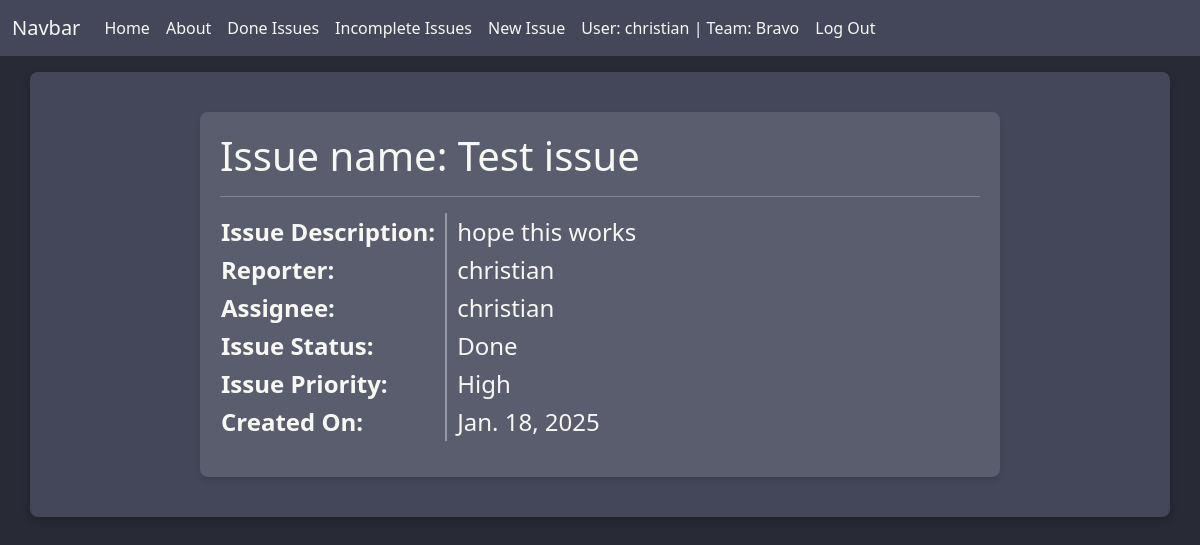
/issues/4/ (signed in), run on the app's committed database.
### accounts/models.py (models this page shows, shortened)
class CustomUser(AbstractUser):
    team = models.ForeignKey(
        Team,
        on_delete=models.CASCADE,
        blank=True, null=True
    )
    role = models.ForeignKey(
        Role,
        on_delete=models.CASCADE,
        blank=True, null=True
    )

class Team(models.Model):
    name = models.CharField(max_length=128)
    description = models.CharField(max_length=256)

### issues/models.py (models this page shows, shortened)
class Issue(models.Model):
    name = models.CharField(max_length=128)
    summary = models.CharField(max_length=256)
    description = models.TextField(max_length=256)
    reporter = models.ForeignKey(
        get_user_model(),
        on_delete=models.CASCADE,
        related_name="reporter"
    )
    assignee = models.ForeignKey(
        get_user_model(),
        on_delete=models.CASCADE,
        null=models.CASCADE,
        related_name="assignee"
    )
    status = models.ForeignKey(
        Status,
        on_delete=models.CASCADE,
    )
    priority_level = models.ForeignKey(
        Priority_level,
        on_delete=models.CASCADE,
    )
    created_on = models.DateField(auto_now_add=True)

class Status(models.Model):
    name = models.CharField(max_length=128)
    def __str__(self):
        return self.name

class Priority_level(models.Model):
    name = models.CharField(max_length=128)
    def __str__(self):
        return self.name

### issues/views.py (the view)
# urls.py: path("<int:pk>/", views.IssueDetailView.as_view(), name="detail"),
class IssueDetailView(UserPassesTestMixin, DetailView):
    template_name = "issues/detail.html"
    model = Issue
    def test_func(self):
        issue = self.get_object()
        if issue.status.name == "Done":
            return True
        elif issue.status.name == "In Progress":
            if (self.request.user.is_authenticated
                    and self.request.user == issue.reporter):
                return True
        elif (issue.status.name == "To Do"
                and self.request.user.is_authenticated):
            return True
        else:
            return False

### templates/issues/detail.html (shortened to what this page needs)
{% extends 'base.html' %}
{% block content %}
<div class="content-container">
    <h1>Issue name: {{ issue.name }}</h1>
    <hr>
    <table>
        <tr>
            <th>Issue Description:</th>
            <td>{{ issue.description }}</td>
        </tr>
        <tr>
            <th>Reporter:</th>
            <td>{{ issue.reporter }}</td>
        </tr>
        <tr>
            <th>Assignee:</th>
            <td>{{ issue.assignee }}</td>
        </tr>
        <tr>
            <th>Issue Status:</th>
            <td>{{ issue.status }}</td>
        </tr>
        <tr>
            <th>Issue Priority:</th>
            <td>{{ issue.priority_level }}</td>
        </tr>
        <tr>
            <th>Created On:</th>
            <td>{{ issue.created_on }}</td>
        </tr>
    </table>
</div>
{% endblock content %}

### templates/base.html (shortened to what this page needs)
{% load static %}
<!DOCTYPE html>
<html lang="en">
<head>
    <link
        href="https://cdn.jsdelivr.net/npm/bootstrap@5.3.3/dist/css/bootstrap.min.css"
        rel="stylesheet"
>
    <link href="{% static 'css/base.css' %}" rel="stylesheet">
</head>
<body>
    <nav class="navbar navbar-expand-lg bg-body-tertiary mb-3">
        <div class="container-fluid">
            <a class="navbar-brand" href="{% url 'home' %}">Navbar</a>
            <div class="collapse navbar-collapse" id="navbarNavAltMarkup">
                <div class="navbar-nav">
                    <a class="nav-link" href="{% url 'home' %}">Home</a>
                    <a class="nav-link" href="{% url 'about' %}">About</a>
                    <a class="nav-link" href="{% url 'list' %}">Done Issues</a>
                    <a class="nav-link" href="{% url 'incomplete' %}">Incomplete Issues</a>
                    {% if user.is_authenticated %}
                    <a class="nav-link" href="{% url 'new' %}">New Issue</a>
                    <a class="nav-link user_class">User: {{ user }} | Team: {{ request.user.team.name }}</a>
                    <form method="POST" action="{% url 'logout' %}">
                        <input type="submit" class="nav-link" value="Log Out">
                    </form>
                    {% else %}
                    <a class="nav-link" href="{% url 'login' %}">Log In</a>
                    <a class="nav-link" href="{% url 'signup' %}">Sign Up</a>
                    {% endif %}
                </div>
            </div>
        </div>
    </nav>
    <div class="container">
        {% block content %}{% endblock content %}
    </div>
</body>
</html>

### static/css/base.css (style rules this page uses)
:root { --dracula-background: #282a36; --dracula-current-line: #44475a; --dracula-foreground: #f8f8f2; --dracula-comment: #6272a4; --dracula-cyan: #8be9fd; --dracula-green: #50fa7b; --dracula-orange: #ffb86c; --dracula-pink: #ff79c6; --dracula-purple: #bd93f9; --dracula-red: #ff5555; --dracula-yellow: #f1fa8c; }
body { background-color: var(--dracula-background); color: var(--dracula-foreground); }
.navbar { background-color: var(--dracula-current-line) !important; }
.navbar-brand, .nav-link { color: var(--dracula-foreground) !important; }
.container { background-color: var(--dracula-current-line); border-radius: 8px; padding: 20px; box-shadow: 0 4px 8px rgba(0, 0, 0, 0.2); }
a { color: var(--dracula-cyan); }
.content-container { max-width: 800px; margin: 20px auto; padding: 20px; background: rgba(255, 255, 255, 0.116); border-radius: 8px; box-shadow: 0 4px 6px rgba(0, 0, 0, 0.1); }
th { border-right: 2px solid rgba(255, 255, 255, 0.356); padding-right: 10px; }
td { padding-left: 10px; }
table { font-size: x-large; }
.user_class { text-decoration: none; }

### data on the page
CustomUser: username "christian", user.team.name "Bravo"
Issue: name "Test issue", description "hope this works", reporter "christian", assignee "christian", status "Done", priority_level "High", created_on "Jan. 18, 2025"
